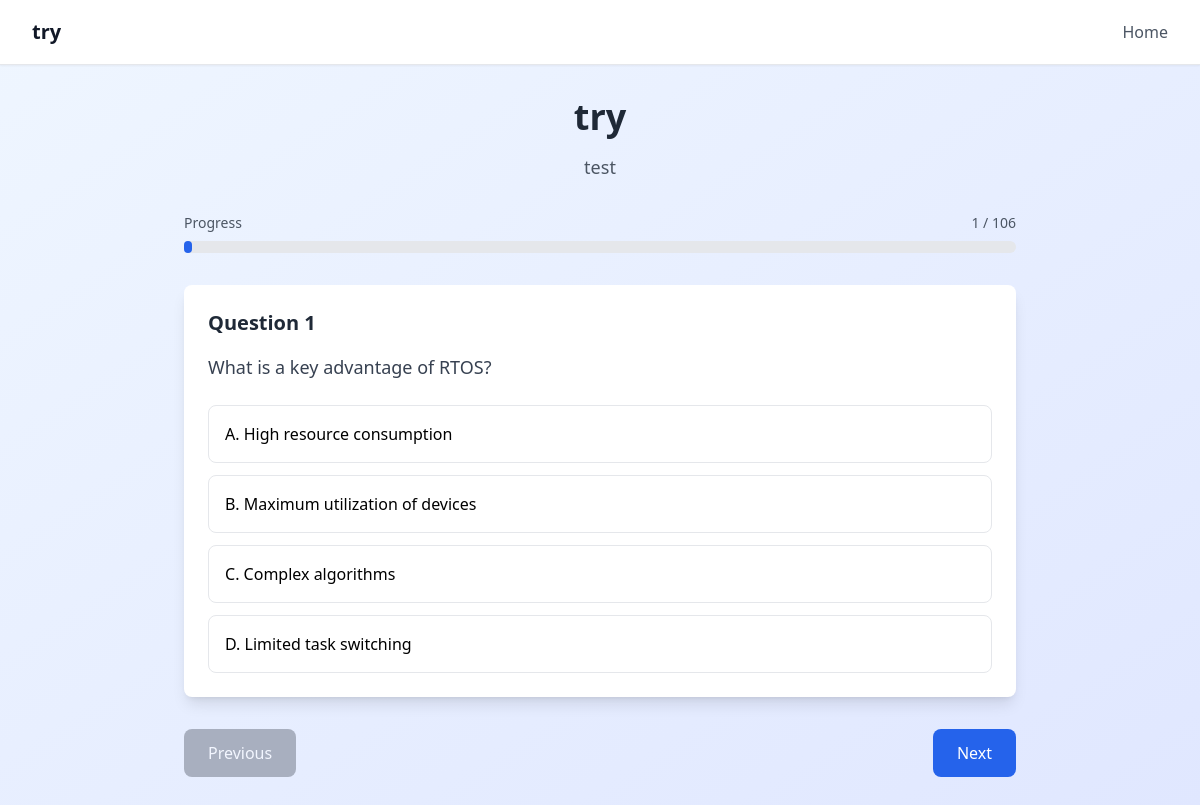
Screenshot of /quiz/1/take with the database file from the repository.
### tables this page shows
CREATE TABLE quizzes (
            id INTEGER PRIMARY KEY AUTOINCREMENT,
            name TEXT NOT NULL UNIQUE,
            description TEXT,
            created_at TIMESTAMP DEFAULT CURRENT_TIMESTAMP,
            updated_at TIMESTAMP DEFAULT CURRENT_TIMESTAMP
        , show_answers_public BOOLEAN DEFAULT FALSE);

CREATE TABLE questions (
            id INTEGER PRIMARY KEY AUTOINCREMENT,
            quiz_id INTEGER NOT NULL,
            question_text TEXT NOT NULL,
            option_a TEXT NOT NULL,
            option_b TEXT NOT NULL,
            option_c TEXT NOT NULL,
            option_d TEXT NOT NULL,
            correct_answer TEXT NOT NULL,
            explanation TEXT,
            created_at TIMESTAMP DEFAULT CURRENT_TIMESTAMP,
            FOREIGN KEY (quiz_id) REFERENCES quizzes (id) ON DELETE CASCADE
        );

### app.py (the view)
@app.route('/quiz/<int:quiz_id>/take')
def take_quiz(quiz_id):
    quiz = get_quiz_by_id(quiz_id)
    if not quiz:
        flash('Quiz not found.', 'error')
        return redirect(url_for('index'))
    questions = get_questions_by_quiz_id(quiz_id)
    if not questions:
        flash('No questions available in this quiz.', 'warning')
        return redirect(url_for('quiz_admin', quiz_id=quiz_id))
    return render_template('quiz.html', quiz=quiz, questions=questions)

### app.py (called while the page is built)
def get_db_connection():
    conn = sqlite3.connect(app.config['DATABASE'])
    conn.row_factory = sqlite3.Row
    return conn

def get_quiz_by_id(quiz_id):
    conn = get_db_connection()
    quiz = conn.execute('SELECT * FROM quizzes WHERE id = ?', (quiz_id,)).fetchone()
    conn.close()
    return dict(quiz) if quiz else None

def get_questions_by_quiz_id(quiz_id):
    conn = get_db_connection()
    questions = conn.execute('SELECT * FROM questions WHERE quiz_id = ? ORDER BY id', (quiz_id,)).fetchall()
    conn.close()
    formatted_questions = []
    for i, q in enumerate(questions, 1):
        formatted_questions.append({
            'id': i,
            'db_id': q['id'],
            'question': q['question_text'],
            'options': [
                {'letter': 'A', 'text': q['option_a']},
                {'letter': 'B', 'text': q['option_b']},
                {'letter': 'C', 'text': q['option_c']},
                {'letter': 'D', 'text': q['option_d']}
            ],
            'correct_answer': q['correct_answer'],
            'explanation': q['explanation'] or ''
        })
    return formatted_questions

### templates/quiz.html (shortened to what this page needs)
<!DOCTYPE html>
<html lang="en">
<head>
    <script src="https://cdn.tailwindcss.com"></script>
</head>
<body class="bg-gradient-to-br from-blue-50 to-indigo-100 min-h-screen">
    <nav class="bg-white shadow-sm border-b">
        <div class="max-w-7xl mx-auto px-4 sm:px-6 lg:px-8">
            <div class="flex justify-between items-center h-16">
                <div class="flex items-center">
                    <h1 class="text-lg sm:text-xl font-bold text-gray-900 truncate">{{ quiz.name }}</h1>
                </div>
                <div class="flex items-center space-x-2 sm:space-x-4">
                    <a href="/" class="text-gray-600 hover:text-gray-900 text-sm sm:text-base">Home</a>
                </div>
            </div>
        </div>
    </nav>
    <div class="max-w-4xl mx-auto px-4 sm:px-6 lg:px-8 py-6 sm:py-8">
        <div class="text-center mb-6 sm:mb-8">
            <h2 class="text-2xl sm:text-3xl lg:text-4xl font-bold text-gray-800 mb-2 sm:mb-4">{{ quiz.name }}</h2>
            <p class="text-base sm:text-lg text-gray-600">{{ quiz.description or 'Test your knowledge' }}</p>
        </div>
        <div class="mb-6 sm:mb-8">
            <div class="flex justify-between items-center mb-2">
                <span class="text-sm text-gray-600">Progress</span>
                <span class="text-sm text-gray-600" id="progress-text">1 / {{ questions|length }}</span>
            </div>
            <div class="w-full bg-gray-200 rounded-full h-2 sm:h-3">
                <div class="bg-blue-600 h-2 sm:h-3 rounded-full transition-all duration-300" id="progress-bar" style="width: 0%"></div>
            </div>
        </div>
        {% for question in questions %}
        <div class="question-container {% if loop.first %}active{% endif %} bg-white rounded-lg shadow-lg p-4 sm:p-6 mb-6" data-question="{{ question.id }}">
            <h3 class="text-lg sm:text-xl font-semibold mb-4 text-gray-800">Question {{ question.id }}</h3>
            <p class="text-base sm:text-lg mb-6 text-gray-700 leading-relaxed">{{ question.question }}</p>
            <div class="space-y-3">
                {% for option in question.options %}
                <button class="option-button w-full text-left p-3 sm:p-4 rounded-lg border border-gray-200 hover:border-blue-300 hover:bg-blue-50 transition-all duration-200"
                        data-option="{{ option.letter }}"
                        data-question="{{ question.id }}">
                    <span class="font-medium">{{ option.letter }}.</span> {{ option.text }}
                </button>
                {% endfor %}
            </div>
            </div>
            {% endfor %}
        <div class="flex flex-col sm:flex-row justify-between items-center mt-8 gap-4 sm:gap-0">
            <button id="prev-btn" class="w-full sm:w-auto px-6 py-3 bg-gray-500 text-white rounded-lg hover:bg-gray-600 transition-colors disabled:opacity-50 disabled:cursor-not-allowed order-2 sm:order-1" disabled>
                Previous
            </button>
            <button id="next-btn" class="w-full sm:w-auto px-6 py-3 bg-blue-600 text-white rounded-lg hover:bg-blue-700 transition-colors order-1 sm:order-2">
                Next
            </button>
        </div>
    </div>
</body>
</html>

### templates/quiz.html (style rules this page uses)
.question-container { display: none; }
.question-container.active { display: block; }
.option-button { transition: all 0.3s ease; }

### rows the page displays
quizzes: name "try", description "test"
questions: id "1", question "What is a key advantage of RTOS?", letter "A", text "High resource consumption", letter "B", text "Maximum utilization of devices", letter "C", text "Complex algorithms", letter "D", text "Limited task switching"
